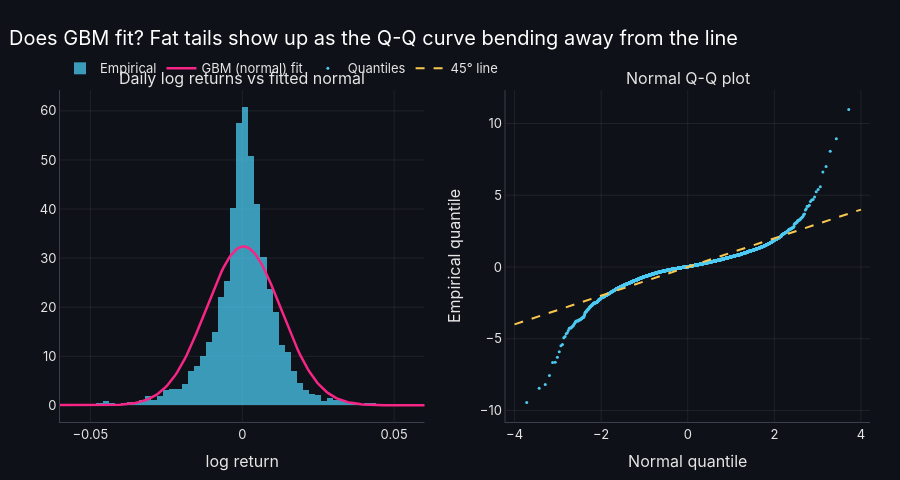

Notebook source saved alongside this figure:
### Markdown cell above
## 2. GBM parameter estimation and its limits
GBM implies normally distributed log returns. The maximum-likelihood estimates are the sample mean and standard deviation of log returns. Equity returns are fat-tailed and negatively skewed, which is why GBM ranges are too narrow in the tails. Section 5 measures how much this matters.

### Code cell
# Fit GBM: σ̂ = std · √252 and μ̂ = mean · 252 + σ̂²/2. Then check the normality assumption.
log_ret = df['log_ret']
gbm_fit = GBM.fit(log_ret, periods_per_year=TRADING_DAYS)
mu_hat, sigma_hat = gbm_fit.mu, gbm_fit.sigma
print(f'GBM MLE (full sample): mu = {mu_hat:.2%} p.a., sigma = {sigma_hat:.2%} p.a.')
print(f'Skewness = {log_ret.skew():.2f} | excess kurtosis = {log_ret.kurt():.2f} (normal = 0)')

# Q-Q plot data: sorted standardized returns vs the matching normal quantiles
z = np.sort(((log_ret - log_ret.mean()) / log_ret.std()).to_numpy())
normal_quantiles = norm.ppf((np.arange(1, len(z) + 1) - 0.5) / len(z))
grid = np.linspace(log_ret.min(), log_ret.max(), 400)

fig = make_subplots(rows=1, cols=2, subplot_titles=('Daily log returns vs fitted normal', 'Normal Q-Q plot'))

# Left: histogram vs fitted normal density
fig.add_histogram(x=log_ret, histnorm='probability density', nbinsx=200, name='Empirical',
                  marker_color=PALETTE[0], opacity=0.75, row=1, col=1)
fig.add_scatter(x=grid, y=norm.pdf(grid, log_ret.mean(), log_ret.std()), name='GBM (normal) fit',
                line=dict(color=PALETTE[1], width=2.5), row=1, col=1)

# Right: Q-Q plot against the 45° line
fig.add_scatter(x=normal_quantiles, y=z, mode='markers', name='Quantiles',
                marker=dict(color=PALETTE[0], size=3), row=1, col=2)
fig.add_scatter(x=[-4, 4], y=[-4, 4], mode='lines', name='45° line',
                line=dict(color=PALETTE[3], dash='dash'), row=1, col=2)

fig.update_xaxes(range=[-0.06, 0.06], title_text='log return', row=1, col=1)
fig.update_xaxes(title_text='Normal quantile', row=1, col=2)
fig.update_yaxes(title_text='Empirical quantile', row=1, col=2)
fig.update_layout(title='Does GBM fit? Fat tails show up as the Q-Q curve bending away from the line',
                  height=480, hovermode='closest')
fig.show()

### Figure 1 — Plotly figure (JSON) as saved in the notebook; plotly's stock layout.template omitted (floating-point values rounded to 4 significant figures; data arrays with more than 128 entries replaced by an {"elided": "..."} marker saying what was removed)
{"data": [{"histnorm": "probability density", "marker": {"color": "#4CC9F0"}, "name": "Empirical", "nbinsx": 200, "opacity": 0.75, "type": "histogram", "x": {"elided": "4994 float values"}, "xaxis": "x", "yaxis": "y"}, {"line": {"color": "#F72585", "width": 2.5}, "name": "GBM (normal) fit", "type": "scatter", "x": {"elided": "400 float values"}, "xaxis": "x", "y": {"elided": "400 float values"}, "yaxis": "y"}, {"marker": {"color": "#4CC9F0", "size": 3}, "mode": "markers", "name": "Quantiles", "type": "scatter", "x": {"elided": "4994 float values"}, "xaxis": "x2", "y": {"elided": "4994 float values"}, "yaxis": "y2"}, {"line": {"color": "#F9C74F", "dash": "dash"}, "mode": "lines", "name": "45° line", "type": "scatter", "x": [-4, 4], "xaxis": "x2", "y": [-4, 4], "yaxis": "y2"}], "layout": {"annotations": [{"font": {"size": 16}, "showarrow": false, "text": "Daily log returns vs fitted normal", "x": 0.225, "xanchor": "center", "xref": "paper", "y": 1.0, "yanchor": "bottom", "yref": "paper"}, {"font": {"size": 16}, "showarrow": false, "text": "Normal Q-Q plot", "x": 0.775, "xanchor": "center", "xref": "paper", "y": 1.0, "yanchor": "bottom", "yref": "paper"}], "height": 480, "hovermode": "closest", "title": {"text": "Does GBM fit? Fat tails show up as the Q-Q curve bending away from the line"}, "xaxis": {"anchor": "y", "domain": [0.0, 0.45], "range": [-0.06, 0.06], "title": {"text": "log return"}}, "xaxis2": {"anchor": "y2", "domain": [0.55, 1.0], "title": {"text": "Normal quantile"}}, "yaxis": {"anchor": "x", "domain": [0.0, 1.0]}, "yaxis2": {"anchor": "x2", "domain": [0.0, 1.0], "title": {"text": "Empirical quantile"}}}}
